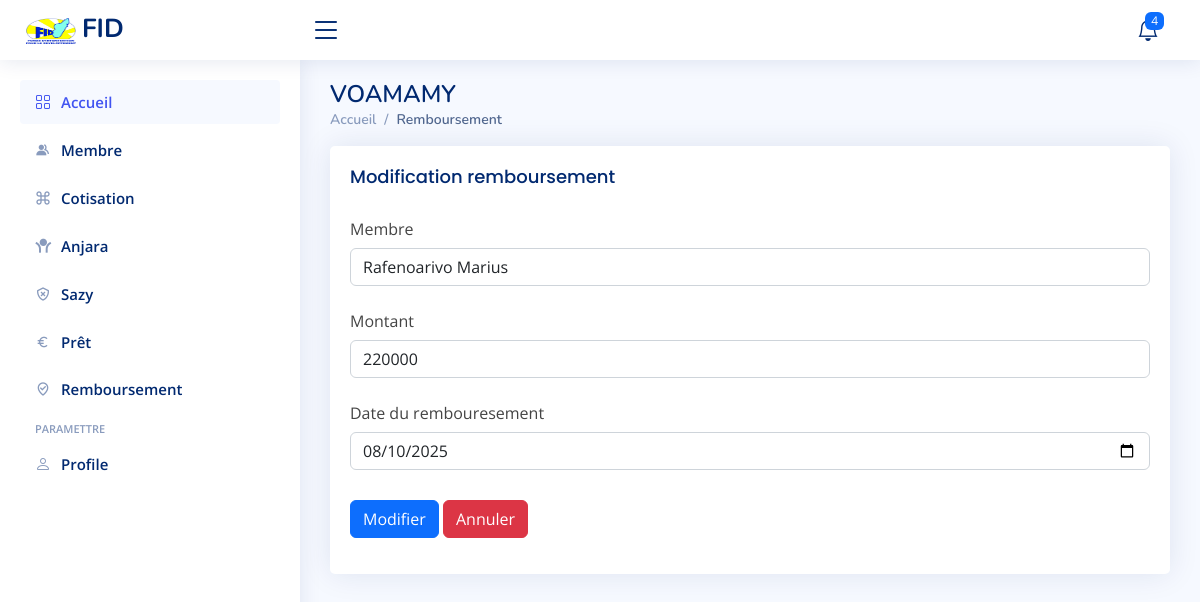
The page /index.php/vm_controller/remboursement/modifier/3 on the database its author committed.
### tables this page shows
CREATE TABLE `membre` (
  `ID_membre` int(10) NOT NULL,
  `Nom` varchar(50) NOT NULL,
  `Prenom` varchar(50) NOT NULL
);

CREATE TABLE `remboursement` (
  `ID_remboursement` int(11) NOT NULL,
  `ID_pret` int(11) NOT NULL,
  `Montant` decimal(10,0) NOT NULL,
  `Date_remboursement` date NOT NULL
);

### application/controllers/vm_controller.php (called while the page is built, shortened)
<?php
class vm_controller extends CI_Controller {
    public function __construct() {
        $this->load->model('vm_model');
        $this->load->library(['form_validation', 'session']);
        $this->load->helper(['url', 'form']);
    }
public function remboursement($action = null, $ID_remboursement = null){
    $this->load->model('vm_model');
    $data = [];
    if ($action === 'modifier' && !empty($ID_remboursement)) {
        $data['remboursement'] = $this->vm_model->get_remboursement($ID_remboursement);
        $data['membre'] = $this->vm_model->pret();
        $this->load->view('modif_remboursement_view', $data);
        return;
    }
    $data['membre'] = $this->vm_model->membre();
    $data['pret'] = $this->vm_model->pret();
    $data['remboursement'] = $this->vm_model->remboursement();
    $this->load->view('liste_remboursement_view', $data);
}
}

### index.php (called while the page is built, shortened)
<?php
require_once BASEPATH.'core/CodeIgniter.php';

### application/models/vm_model.php (called while the page is built, shortened)
<?php
class Vm_model extends CI_Model {
    public function get_remboursement($ID_remboursement) {
        $query = $this->db->query("SELECT  ID_remboursement,pret.ID_pret,pret.Date_pret,pret.Montant as Montantpret, remboursement.Montant,Date_remboursement, membre.Nom, membre.Prenom from membre, pret, remboursement WHERE membre.ID_membre= pret.ID_membre and remboursement.ID_pret =  pret.ID_pret and remboursement.ID_remboursement = '$ID_remboursement' ");
        return $query->row();
    }
}
?>

### application/views/modif_remboursement_view.php (the view, shortened to what this page needs)
  <main id="main" class="main">
<div class="pagetitle">
<h1>VOAMAMY</h1>
  <nav>
    <ol class="breadcrumb">
      <li class="breadcrumb-item"><a href="<?php echo base_url().'index.php/vm_controller/index'; ?>">Accueil</a></li>
      <li class="breadcrumb-item active">Remboursement</li>
    </ol>
  </nav>
</div>
<section class="section">
      <div class="card">
        <div class="card-body">
          <h5 class="card-title">Modification remboursement</h5>
          <form id="form" class="form-material" method="POST" action="<?php echo base_url().'index.php/vm_controller/remboursement'; ?>">
            <div class="row mb-3">
                <label for="inputText" class="col-sm-3 col-form-label">Membre</label>
                <div class="col-sm-12">
                    <select name="ID_pret" class="form-control" required>
                    <option value="<?= $remboursement->ID_pret ?>"><?= $remboursement->Nom.' '.$remboursement->Prenom  ?></option>
                </select>
                </div>
                </div>
            <div class="row mb-3">
                <label for="inputNumber" class="col-sm-4 col-form-label">Montant</label>
                <div class="col-sm-12">
                  <input type="number" name="Montant"   value="<?= $remboursement->Montant ?>" class="form-control" placeholder="Montant à rembourser" required>
                </div>
              </div>
              <div class="row mb-3">
                <label for="inputNumber" class="col-sm-4 col-form-label">Date du rembouresement</label>
                <div class="col-sm-12">
                  <input type="date"  name="Date_remboursement"  value="<?= $remboursement->Date_remboursement ?>" class="form-control" required>
                </div>
              </div>
            <div class="row mb-3">
              <label class="col-sm-2 col-form-label"></label>
              <div class="col-sm-12">
              <button type="submit" id="submit"  name="submit" class="btn btn-primary">Modifier</button>
                    <a href="<?php echo base_url().'index.php/vm_controller/remboursement'; ?>" class="btn btn-danger">Annuler</a>
              </div>
            </div>
          </form>
        </div>
      </div>
</section>
</main>

### assets/css/style.css (style rules this page uses)
:root { scroll-behavior: smooth; }
a { color: #4154f1; text-decoration: none; }
h1, h2, h3, h4, h5, h6 { font-family: "Nunito", sans-serif; }
#main { margin-top: 60px; padding: 20px 30px; transition: all 0.3s; }
.pagetitle { margin-bottom: 10px; }
.pagetitle h1 { font-size: 24px; margin-bottom: 0; font-weight: 600; color: #012970; }
.card { margin-bottom: 30px; border: none; border-radius: 5px; box-shadow: 0px 0 30px rgba(1, 41, 112, 0.1); }
.card-title { padding: 20px 0 15px 0; font-size: 18px; font-weight: 500; color: #012970; font-family: "Poppins", sans-serif; }
.card-body { padding: 0 20px 20px 20px; }
.breadcrumb { font-size: 14px; font-family: "Nunito", sans-serif; color: #899bbd; font-weight: 600; }
.breadcrumb a { color: #899bbd; transition: 0.3s; }
.breadcrumb .breadcrumb-item::before { color: #899bbd; }
.breadcrumb .active { color: #51678f; font-weight: 600; }
@media (min-width: 1200px) { #main, #footer { margin-left: 300px; } }

### rows shown on the page
membre: ID_pret "Rafenoarivo Marius", Montant "220000", Date_remboursement "08/10/2025"
